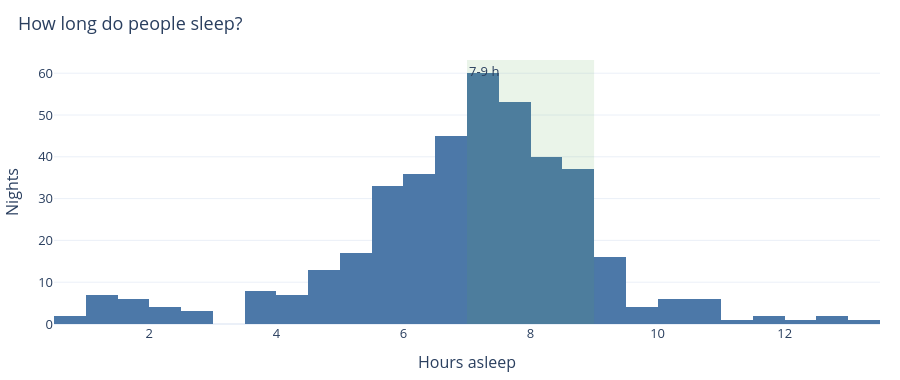

Source (notebook cell):
### Code cell
fig_hours_hist(nights).show()

### Figure 1 — Plotly figure (JSON) as saved in the notebook; plotly's stock layout.template omitted (floating-point values rounded to 4 significant figures; data arrays with more than 128 entries replaced by an {"elided": "..."} marker saying what was removed)
{"data": [{"bingroup": "x", "hovertemplate": "hours_asleep=%{x}<br>count=%{y}<extra></extra>", "legendgroup": "", "marker": {"color": "#4C78A8", "pattern": {"shape": ""}}, "name": "", "nbinsx": 30, "orientation": "v", "showlegend": false, "type": "histogram", "x": {"elided": "410 float values"}, "xaxis": "x", "yaxis": "y"}], "layout": {"annotations": [{"showarrow": false, "text": "7-9 h", "x": 7, "xanchor": "left", "xref": "x", "y": 1, "yanchor": "top", "yref": "y domain"}], "barmode": "relative", "font": {"size": 13}, "height": 380, "legend": {"tracegroupgap": 0}, "margin": {"b": 40, "l": 50, "r": 20, "t": 60}, "shapes": [{"fillcolor": "#54A24B", "line": {"width": 0}, "opacity": 0.12, "type": "rect", "x0": 7, "x1": 9, "xref": "x", "y0": 0, "y1": 1, "yref": "y domain"}], "title": {"text": "How long do people sleep?", "x": 0.02}, "xaxis": {"anchor": "y", "domain": [0, 1], "title": {"text": "Hours asleep"}}, "yaxis": {"anchor": "x", "domain": [0, 1], "title": {"text": "Nights"}}}}
